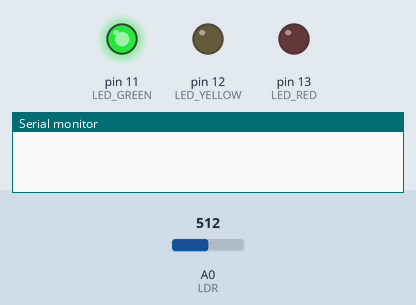
Simulated run of this sketch. Board: Arduino Uno, built with avr-gcc and run on an emulated ATmega328P. Shown: output pins drawn as LEDs (lit = HIGH), the last lines printed to the serial monitor. Inputs (shaded band) come from the test bench; at power-on: A0 (LDR) = 512.

Above: at 1.2 s.
1.3 s: A0 (LDR) set to 408
2.8 s: A0 (LDR) set to 389
At 3.1 s:
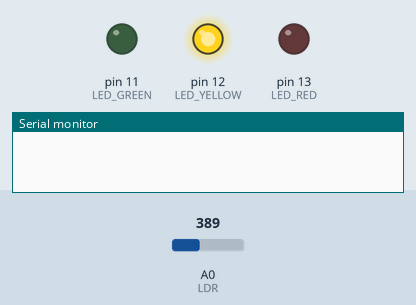
4.3 s: A0 (LDR) set to 208
5.8 s: A0 (LDR) set to 193
At 6.6 s:
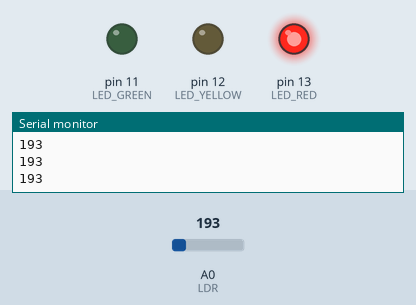
7.3 s: A0 (LDR) set to 210
At 7.8 s:
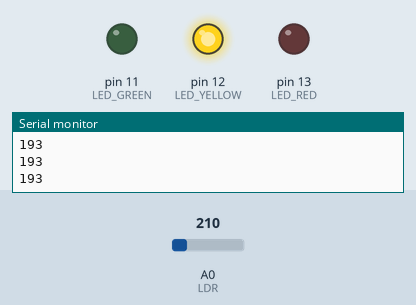
8.8 s: A0 (LDR) set to 190
At 10.1 s:
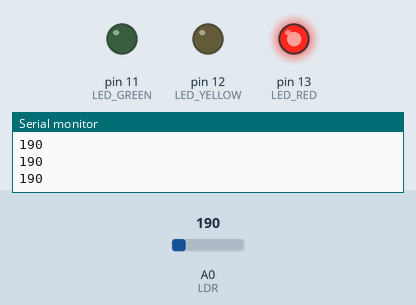
Timing chart, 0 to 11.3 s (numbered marks = the images above; inputs shaded):
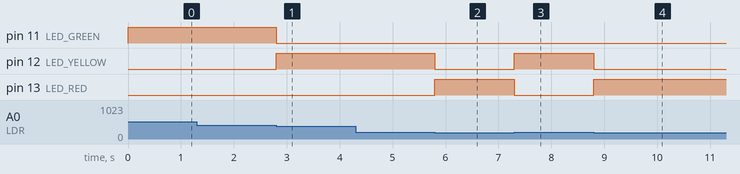

Measured:
- the behaviour switches between 400 and 399 on A0 (LDR) (found by bisection; images 0 and 1)
- the behaviour switches between 200 and 199 on A0 (LDR) (found by bisection; images 1 and 2)
- after the input at 1.3 s, every drawn part: stays the same
- after the input at 2.8 s, pin 11 (LED_GREEN): HIGH → LOW at once; pin 12 (LED_YELLOW): LOW → HIGH at once
- after the input at 4.3 s, every drawn part: stays the same
- after the input at 5.8 s, pin 12 (LED_YELLOW): HIGH → LOW at once; pin 13 (LED_RED): LOW → HIGH at once
- after the input at 7.3 s, pin 12 (LED_YELLOW): LOW → HIGH at once; pin 13 (LED_RED): HIGH → LOW at once
- after the input at 8.8 s, pin 12 (LED_YELLOW): HIGH → LOW at once; pin 13 (LED_RED): LOW → HIGH at once

The sketch:

test_ldr.ino
```cpp
#define LDR A0

#define LED_RED 13
#define LED_YELLOW 12
#define LED_GREEN 11

int ldrValue = 0;

void setup() {
  pinMode(LED_RED, OUTPUT);
  pinMode(LED_YELLOW, OUTPUT);
  pinMode(LED_GREEN, OUTPUT);

  Serial.begin(9600);
}

void loop() {
  ldrValue = analogRead(LDR);


  if(ldrValue < 200)
  {
    digitalWrite(LED_YELLOW, LOW);
    digitalWrite(LED_GREEN, LOW);
    digitalWrite(LED_RED, HIGH);  Serial.println(ldrValue);
  } else if((ldrValue >= 200) && (ldrValue < 400)) {
    digitalWrite(LED_RED, LOW);
    digitalWrite(LED_GREEN, LOW);
    digitalWrite(LED_YELLOW, HIGH);
  } else if((ldrValue >= 400) && (ldrValue < 1000)) {
    digitalWrite(LED_RED, LOW);
    digitalWrite(LED_YELLOW, LOW);
    digitalWrite(LED_GREEN, HIGH);
  }
}
```
